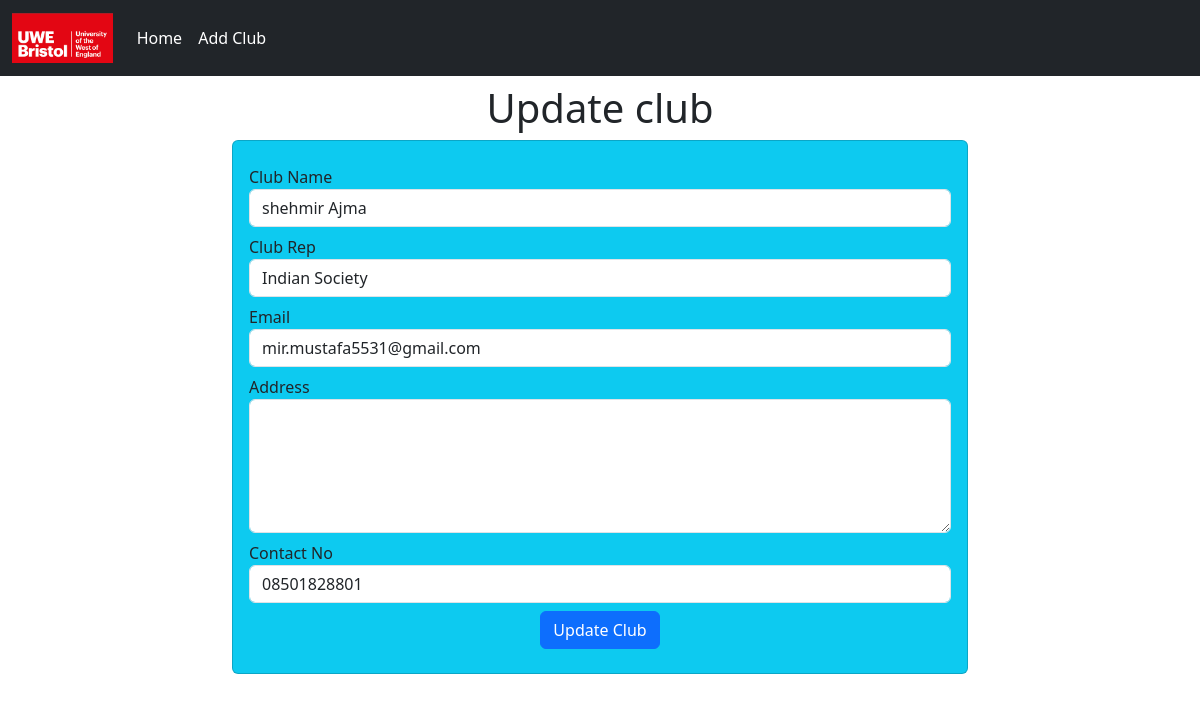
Page /update-std/40/ on the committed database.
### cinema/models.py (models this page shows)
class club(models.Model):
    roll = models.CharField(max_length=100)
    name = models.CharField(max_length=100)
    email = models.CharField(max_length=100)
    address= models.CharField(max_length=100)
    phone = models.CharField(max_length=100)

### cinema/views.py (the view)
# urls.py: path("update-std/<int:id>/", views.update_data),
def update_data(request, id):
    club_obj = club.objects.get(pk=id)
    return render(request, "update_std.html", {'std': club_obj})

### cinema/Templates/update_std.html (shortened to what this page needs)
<!DOCTYPE html>
{% load static %}
<html lang="en">
<head>
    <link rel="stylesheet" type="text/css" href="https://cdnjs.cloudflare.com/ajax/libs/font-awesome/5.15.1/css/all.min.css">
    <link rel="stylesheet" href="{% static 'bootstrap.min.css' %}"/>
</head>
<body>
    {% include 'navbar.html' %}
    <h1 class="text-center my-2">Update club</h1>
    <div class="container">
        <div class="row">
            <div class="col-md-8 offset-md-2">
                <div class="card bg-info">
                    <div class="card-body">
                        <form action="{% url 'do_update_std' std.id %}" method="POST">
                            <div class="md-2 my-2">
                                <label for="roll">Club Name</label>
                                <input name="std_roll" type="text" id="roll" class="form-control" required value="{{std.roll}}">
                            </div>
                            <div class="md-2">
                                <label for="name">Club Rep</label>
                                <input name="std_name" type="text" id="name" class="form-control" required value="{{std.name}}">
                            </div>
                            <div class="md-3 my-2">
                                <label for="email">Email</label>
                                <input name="std_email" type="email" id="email" class="form-control" required value="{{std.email}}">
                            </div>
                            <div class="md-3 my-2">
                                <label for="address">Address</label>
                                <textarea name="std_address" id="address" rows="5" class="form-control" required value = "{{std.address}}"></textarea>
                            </div>
                            <div class="md-3 my-2">
                                <label for="phone">Contact No</label>
                                <input name="std_phone" type="text" id="phone" class="form-control" required value="{{std.phone}}">
                            </div>
                            <div class="container text-center my-2">
                                <button class="btn btn-primary">
                                    Update Club
                                </button>
                            </div>
                        </form>
                    </div>
                </div>
            </div>
        </div>
    </body>
</html>

### rows in the picture
club: std_roll "shehmir Ajma", std_name "Indian Society", std_email "mir.mustafa5531@gmail.com", std_phone "08501828801"
